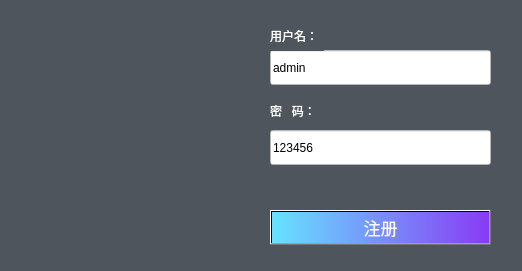
<?xml version="1.0" encoding="UTF-8"?>
<ui version="4.0">
 <class>regedit</class>
 <widget class="QDialog" name="regedit">
  <property name="geometry">
   <rect>
    <x>0</x>
    <y>0</y>
    <width>522</width>
    <height>271</height>
   </rect>
  </property>
  <property name="windowTitle">
   <string>系统注册</string>
  </property>
  <property name="styleSheet">
   <string notr="true">background-color: rgb(78, 85, 92);</string>
  </property>
  <widget class="QLineEdit" name="user_lineEdit">
   <property name="geometry">
    <rect>
     <x>270</x>
     <y>50</y>
     <width>221</width>
     <height>35</height>
    </rect>
   </property>
   <property name="styleSheet">
    <string notr="true">background-color: rgb(255, 255, 255);</string>
   </property>
   <property name="text">
    <string>admin</string>
   </property>
  </widget>
  <widget class="QLineEdit" name="pwd_lineEdit">
   <property name="geometry">
    <rect>
     <x>270</x>
     <y>130</y>
     <width>221</width>
     <height>35</height>
    </rect>
   </property>
   <property name="styleSheet">
    <string notr="true">background-color: rgb(255, 255, 255);</string>
   </property>
   <property name="text">
    <string>123456</string>
   </property>
  </widget>
  <widget class="QPushButton" name="reg_pushButton">
   <property name="geometry">
    <rect>
     <x>270</x>
     <y>210</y>
     <width>221</width>
     <height>35</height>
    </rect>
   </property>
   <property name="font">
    <font>
     <family>微软雅黑</family>
     <pointsize>13</pointsize>
     <weight>50</weight>
     <italic>false</italic>
     <bold>false</bold>
    </font>
   </property>
   <property name="styleSheet">
    <string notr="true">background-color: qlineargradient(spread:pad, x1:0, y1:0, x2:1, y2:0, stop:0 rgba(102, 227, 255, 255), stop:1 rgba(137, 59, 245, 255));
color: rgb(255, 255, 255);
font: 13pt &quot;微软雅黑&quot;;</string>
   </property>
   <property name="text">
    <string>注册</string>
   </property>
  </widget>
  <widget class="QLabel" name="label">
   <property name="geometry">
    <rect>
     <x>0</x>
     <y>0</y>
     <width>231</width>
     <height>271</height>
    </rect>
   </property>
   <property name="text">
    <string/>
   </property>
  </widget>
  <widget class="QLabel" name="label_2">
   <property name="geometry">
    <rect>
     <x>270</x>
     <y>20</y>
     <width>54</width>
     <height>31</height>
    </rect>
   </property>
   <property name="styleSheet">
    <string notr="true">font: 12pt &quot;微软雅黑&quot;;
color: rgb(255, 255, 255);</string>
   </property>
   <property name="text">
    <string>用户名：</string>
   </property>
  </widget>
  <widget class="QLabel" name="label_3">
   <property name="geometry">
    <rect>
     <x>270</x>
     <y>100</y>
     <width>61</width>
     <height>21</height>
    </rect>
   </property>
   <property name="styleSheet">
    <string notr="true">font: 12pt &quot;微软雅黑&quot;;
color: rgb(255, 255, 255);</string>
   </property>
   <property name="text">
    <string>密   码：</string>
   </property>
  </widget>
 </widget>
 <resources/>
 <connections>
  <connection>
   <sender>reg_pushButton</sender>
   <signal>clicked()</signal>
   <receiver>regedit</receiver>
   <slot>slot_ok()</slot>
   <hints>
    <hint type="sourcelabel">
     <x>303</x>
     <y>180</y>
    </hint>
    <hint type="destinationlabel">
     <x>240</x>
     <y>204</y>
    </hint>
   </hints>
  </connection>
 </connections>
 <slots>
  <slot>slot_ok()</slot>
 </slots>
</ui>
